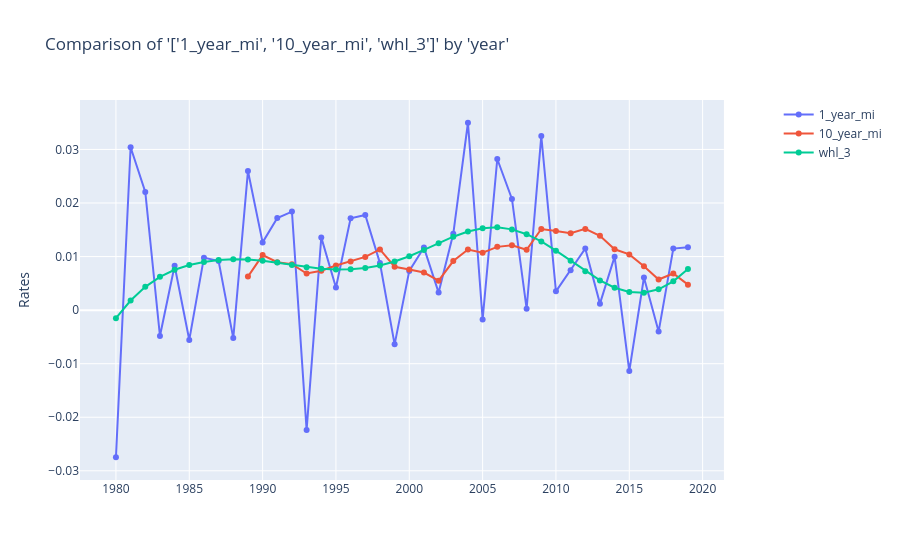

Notebook cell for this chart:
### Markdown cell above
### Chart

### Code cell
charters.compare_rates(
    df=mi_df,
    x_axis="year",
    rates=["1_year_mi", "10_year_mi", "whl_3"],
)
